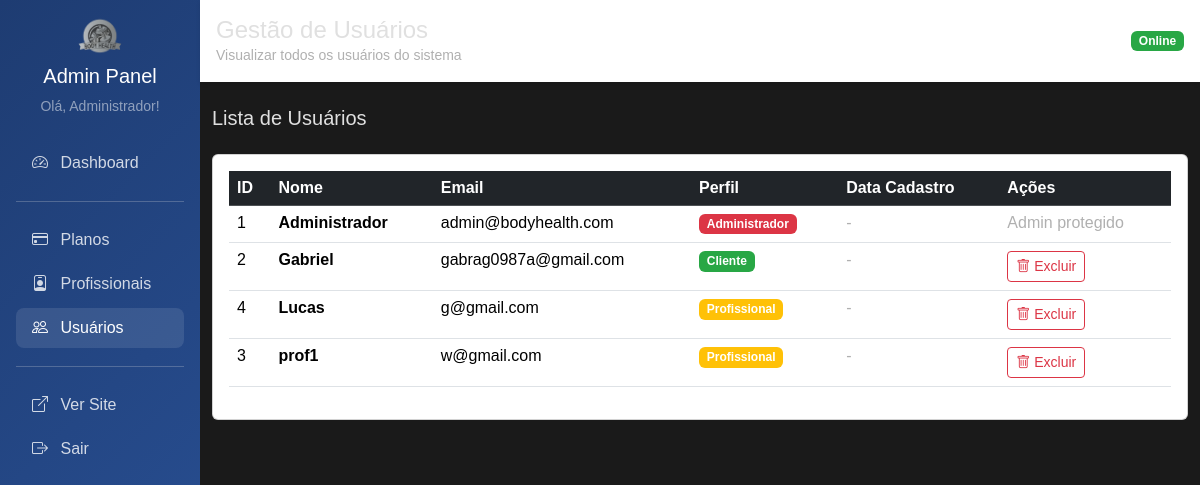
/admin/usuarios (signed in), run on the app's committed database.
### tables this page shows
CREATE TABLE usuario (
    id INTEGER PRIMARY KEY AUTOINCREMENT,
    nome TEXT NOT NULL,
    email TEXT UNIQUE NOT NULL,
    senha TEXT NOT NULL,
    perfil TEXT NOT NULL DEFAULT 'cliente',  -- CORRIGIDO: era "tipo"
    foto TEXT,
    token_redefinicao TEXT,
    data_token TIMESTAMP,
    data_cadastro TIMESTAMP DEFAULT CURRENT_TIMESTAMP
);

### main.py (the view)
@app.get("/admin/usuarios")
@requer_autenticacao(['admin'])
async def admin_usuarios_listar(request: Request, usuario_logado: dict = Depends(obter_usuario_logado)):
    usuarios = usuario_repo.obter_todos()
    return templates.TemplateResponse("admin/usuarios/listar.html", {
        "request": request,
        "usuario": usuario_logado,
        "usuarios": usuarios
    })

### templates/admin/usuarios/listar.html (shortened to what this page needs)
{% extends "admin/base_admin.html" %}
{% block titulo %}Gestão de Usuários{% endblock %}
{% block subtitulo %}Visualizar todos os usuários do sistema{% endblock %}
{% block content %}
    <div class="mb-4">
        <h5 class="mb-0">Lista de Usuários</h5>
    </div>
    <div class="card">
        <div class="card-body">
            {% if usuarios %}
                <div class="table-responsive">
                    <table class="table table-hover">
                        <thead class="table-dark">
                            <tr>
                                <th>ID</th>
                                <th>Nome</th>
                                <th>Email</th>
                                <th>Perfil</th>
                                <th>Data Cadastro</th>
                                <th>Ações</th>
                            </tr>
                        </thead>
                        <tbody>
                            {% for user in usuarios %}
                            <tr>
                                <td>{{ user.id }}</td>
                                <td><strong>{{ user.nome }}</strong></td>
                                <td>{{ user.email }}</td>
                                <td>
                                    {% if user.perfil == 'admin' %}
                                        <span class="badge bg-danger">Administrador</span>
                                    {% elif user.perfil == 'profissional' %}
                                        <span class="badge bg-warning">Profissional</span>
                                    {% else %}
                                        <span class="badge bg-success">Cliente</span>
                                    {% endif %}
                                </td>
                                <td>
                                    {% if user.data_cadastro %}
                                        {{ user.data_cadastro[:10] }}
                                    {% else %}
                                        <span class="text-muted">-</span>
                                    {% endif %}
                                </td>
                                <td>
                                    {% if user.perfil != 'admin' %}
                                        <button type="button" class="btn btn-outline-danger btn-sm"
                                                onclick="confirmarExclusaoUsuario({{ user.id }}, '{{ user.nome }}')">
                                            <i class="bi bi-trash"></i> Excluir
                                        </button>
                                    {% else %}
                                        <span class="text-muted">Admin protegido</span>
                                    {% endif %}
                                </td>
                            </tr>
                            {% endfor %}
                        </tbody>
                    </table>
                </div>
            {% else %}
                <div class="text-center py-5">
                    <i class="bi bi-people text-muted" style="font-size: 4rem;"></i>
                    <h5 class="mt-3 text-muted">Nenhum usuário encontrado</h5>
                </div>
            {% endif %}
        </div>
    </div>
{% endblock %}

### templates/admin/base_admin.html (shortened to what this page needs)
<html lang="pt-BR">
<head>
    <link href="https://cdn.jsdelivr.net/npm/bootstrap@5.3.3/dist/css/bootstrap.min.css" rel="stylesheet">
    <link href="https://cdn.jsdelivr.net/npm/bootstrap-icons@1.10.5/font/bootstrap-icons.css" rel="stylesheet">
    <link rel="stylesheet" href="/static/css/styles.css">
</head>
<body>
    <div class="container-fluid p-0">
        <div class="row g-0">
            <div class="col-md-3 col-lg-2">
                <div class="admin-sidebar p-3">
                    <div class="text-center mb-4">
                        <img src="/static/img/logo.png" height="40" alt="Body Health">
                        <h5 class="text-white mt-2">Admin Panel</h5>
                        <small class="text-white-50">Olá, {{ usuario.nome }}!</small>
                    </div>
                    <nav class="nav flex-column">
                        <a class="nav-link {% if request.url.path == '/admin' %}active{% endif %}" href="/admin">
                            <i class="bi bi-speedometer2 me-2"></i> Dashboard
                        </a>
                        <hr class="bg-white-50">
                        <a class="nav-link {% if '/admin/planos' in request.url.path %}active{% endif %}" href="/admin/planos">
                            <i class="bi bi-credit-card me-2"></i> Planos
                        </a>
                        <a class="nav-link {% if '/admin/profissionais' in request.url.path %}active{% endif %}" href="/admin/profissionais">
                            <i class="bi bi-person-badge me-2"></i> Profissionais
                        </a>
                        <a class="nav-link {% if '/admin/usuarios' in request.url.path %}active{% endif %}" href="/admin/usuarios">
                            <i class="bi bi-people me-2"></i> Usuários
                        </a>
                        <hr class="bg-white-50">
                        <a class="nav-link" href="/" target="_blank">
                            <i class="bi bi-box-arrow-up-right me-2"></i> Ver Site
                        </a>
                        <a class="nav-link" href="/logout">
                            <i class="bi bi-box-arrow-right me-2"></i> Sair
                        </a>
                    </nav>
                </div>
            </div>
            <div class="col-md-9 col-lg-10">
                <div class="admin-header p-3 mb-4">
                    <div class="d-flex justify-content-between align-items-center">
                        <div>
                            <h4 class="mb-0">{% block titulo %}Painel Administrativo{% endblock %}</h4>
                            <small class="text-muted">{% block subtitulo %}Body Health Admin{% endblock %}</small>
                        </div>
                        <div>
                            <span class="badge bg-success">Online</span>
                        </div>
                    </div>
                </div>
                <div class="container-fluid">
                    {% block content %}{% endblock %}
                </div>
            </div>
        </div>
    </div>
</body>
</html>

### static/css/styles.css (style rules this page uses)
:root { --dark-bg: #1a1a1a; --dark-card-bg: #2b2b2b; --dark-text-color: #e0e0e0; --dark-muted-text: #b0b0b0; --dark-border-color: #444444; --dark-shadow-color: rgba(0, 0, 0, 0.5); --highlight-yellow: #ffc107; --highlight-green: #28a745; --highlight-red: #dc3545; --light-banner-bg-start: #ffffff; --light-banner-bg-end: #eaeaea; --light-banner-text: #000000; }
body { background-color: var(--dark-bg); color: var(--dark-text-color); font-family: Arial, sans-serif; padding-top: 0px; }
.text-muted { color: var(--dark-muted-text) !important; }
.badge.bg-success { background-color: var(--highlight-green) !important; }

### templates/admin/base_admin.html (style rules this page uses)
.admin-sidebar { min-height: 100vh; background: linear-gradient(135deg, #1e3c72 0%, #2a5298 100%); }
.admin-sidebar .nav-link { color: rgba(255, 255, 255, 0.8); border-radius: 8px; margin: 2px 0; }
.admin-sidebar .nav-link:hover, .admin-sidebar .nav-link.active { color: white; background-color: rgba(255, 255, 255, 0.1); }
.admin-header { background: white; box-shadow: 0 2px 4px rgba(0,0,0,0.1); }

### data on the page
usuario: nome "Administrador", id "1", email "admin@bodyhealth.com", perfil "Administrador"
usuario: id "2", nome "Gabriel", email "gabrag0987a@gmail.com", perfil "Cliente"
usuario: id "4", nome "Lucas", email "g@gmail.com", perfil "Profissional"
usuario: id "3", nome "prof1", email "w@gmail.com", perfil "Profissional"
